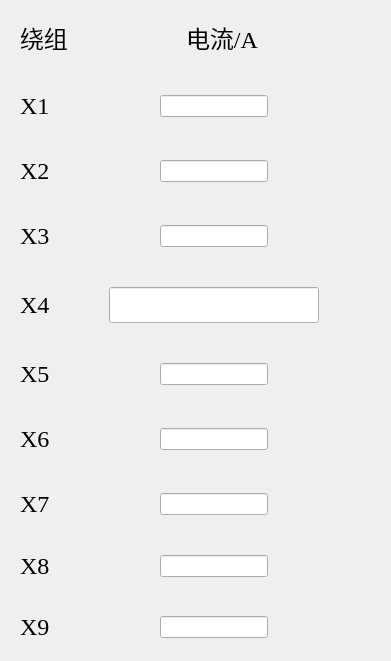
      <widget class="QWidget" name="X_2" native="true">
       <property name="geometry">
        <rect>
         <x>30</x>
         <y>10</y>
         <width>391</width>
         <height>661</height>
        </rect>
       </property>
       <property name="font">
        <font>
         <family>Times New Roman</family>
        </font>
       </property>
       <layout class="QVBoxLayout" name="verticalLayout_10">
        <item>
         <widget class="QWidget" name="X_I_NI_3" native="true">
          <property name="font">
           <font>
            <pointsize>18</pointsize>
           </font>
          </property>
          <layout class="QHBoxLayout" name="horizontalLayout_53">
           <item>
            <widget class="QLabel" name="X_N_3">
             <property name="font">
              <font>
               <pointsize>18</pointsize>
              </font>
             </property>
             <property name="text">
              <string>绕组</string>
             </property>
            </widget>
           </item>
           <item>
            <spacer name="horizontalSpacer_110">
             <property name="orientation">
              <enum>Qt::Horizontal</enum>
             </property>
             <property name="sizeHint" stdset="0">
              <size>
               <width>40</width>
               <height>20</height>
              </size>
             </property>
            </spacer>
           </item>
           <item>
            <widget class="QLabel" name="X_I_3">
             <property name="font">
              <font>
               <family>Times New Roman</family>
               <pointsize>18</pointsize>
              </font>
             </property>
             <property name="text">
              <string>电流/A</string>
             </property>
            </widget>
           </item>
           <item>
            <spacer name="horizontalSpacer_111">
             <property name="orientation">
              <enum>Qt::Horizontal</enum>
             </property>
             <property name="sizeHint" stdset="0">
              <size>
               <width>58</width>
               <height>20</height>
              </size>
             </property>
            </spacer>
           </item>
          </layout>
         </widget>
        </item>
        <item>
         <spacer name="verticalSpacer_46">
          <property name="orientation">
           <enum>Qt::Vertical</enum>
          </property>
          <property name="sizeHint" stdset="0">
           <size>
            <width>20</width>
            <height>13</height>
           </size>
          </property>
         </spacer>
        </item>
        <item>
         <widget class="QWidget" name="X1_3" native="true">
          <layout class="QHBoxLayout" name="horizontalLayout_54">
           <item>
            <widget class="QLabel" name="X1_N_3">
             <property name="font">
              <font>
               <pointsize>18</pointsize>
              </font>
             </property>
             <property name="text">
              <string>X1</string>
             </property>
            </widget>
           </item>
           <item>
            <spacer name="horizontalSpacer_112">
             <property name="orientation">
              <enum>Qt::Horizontal</enum>
             </property>
             <property name="sizeHint" stdset="0">
              <size>
               <width>0</width>
               <height>20</height>
              </size>
             </property>
            </spacer>
           </item>
           <item>
            <widget class="QLineEdit" name="IE_X1_I_2"/>
           </item>
           <item>
            <spacer name="horizontalSpacer_113">
             <property name="orientation">
              <enum>Qt::Horizontal</enum>
             </property>
             <property name="sizeHint" stdset="0">
              <size>
               <width>1</width>
               <height>20</height>
              </size>
             </property>
            </spacer>
           </item>
          </layout>
         </widget>
        </item>
        <item>
         <spacer name="verticalSpacer_47">
          <property name="orientation">
           <enum>Qt::Vertical</enum>
          </property>
          <property name="sizeHint" stdset="0">
           <size>
            <width>20</width>
            <height>13</height>
           </size>
          </property>
         </spacer>
        </item>
        <item>
         <widget class="QWidget" name="X2_3" native="true">
          <layout class="QHBoxLayout" name="horizontalLayout_55">
           <item>
            <widget class="QLabel" name="X2_N_3">
             <property name="font">
              <font>
               <pointsize>18</pointsize>
              </font>
             </property>
             <property name="text">
              <string>X2</string>
             </property>
            </widget>
           </item>
           <item>
            <spacer name="horizontalSpacer_114">
             <property name="orientation">
              <enum>Qt::Horizontal</enum>
             </property>
             <property name="sizeHint" stdset="0">
              <size>
               <width>0</width>
               <height>20</height>
              </size>
             </property>
            </spacer>
           </item>
           <item>
            <widget class="QLineEdit" name="IE_X2_I_2"/>
           </item>
           <item>
            <spacer name="horizontalSpacer_115">
             <property name="orientation">
              <enum>Qt::Horizontal</enum>
             </property>
             <property name="sizeHint" stdset="0">
              <size>
               <width>1</width>
               <height>20</height>
              </size>
             </property>
            </spacer>
           </item>
          </layout>
         </widget>
        </item>
        <item>
         <spacer name="verticalSpacer_48">
          <property name="orientation">
           <enum>Qt::Vertical</enum>
          </property>
          <property name="sizeHint" stdset="0">
           <size>
            <width>20</width>
            <height>13</height>
           </size>
          </property>
         </spacer>
        </item>
        <item>
         <widget class="QWidget" name="X3_3" native="true">
          <layout class="QHBoxLayout" name="horizontalLayout_56">
           <item>
            <widget class="QLabel" name="X3_N_3">
             <property name="font">
              <font>
               <pointsize>18</pointsize>
              </font>
             </property>
             <property name="text">
              <string>X3</string>
             </property>
            </widget>
           </item>
           <item>
            <spacer name="horizontalSpacer_116">
             <property name="orientation">
              <enum>Qt::Horizontal</enum>
             </property>
             <property name="sizeHint" stdset="0">
              <size>
               <width>0</width>
               <height>20</height>
              </size>
             </property>
            </spacer>
           </item>
           <item>
            <widget class="QLineEdit" name="IE_X3_I_2"/>
           </item>
           <item>
            <spacer name="horizontalSpacer_117">
             <property name="orientation">
              <enum>Qt::Horizontal</enum>
             </property>
             <property name="sizeHint" stdset="0">
              <size>
               <width>1</width>
               <height>20</height>
              </size>
             </property>
            </spacer>
           </item>
          </layout>
         </widget>
        </item>
        <item>
         <spacer name="verticalSpacer_49">
          <property name="orientation">
           <enum>Qt::Vertical</enum>
          </property>
          <property name="sizeHint" stdset="0">
           <size>
            <width>20</width>
            <height>13</height>
           </size>
          </property>
         </spacer>
        </item>
        <item>
         <widget class="QWidget" name="X4_3" native="true">
          <property name="font">
           <font>
            <pointsize>18</pointsize>
           </font>
          </property>
          <layout class="QHBoxLayout" name="horizontalLayout_57">
           <item>
            <widget class="QLabel" name="X4_N_3">
             <property name="font">
              <font>
               <pointsize>18</pointsize>
              </font>
             </property>
             <property name="text">
              <string>X4</string>
             </property>
            </widget>
           </item>
           <item>
            <spacer name="horizontalSpacer_118">
             <property name="orientation">
              <enum>Qt::Horizontal</enum>
             </property>
             <property name="sizeHint" stdset="0">
              <size>
               <width>0</width>
               <height>20</height>
              </size>
             </property>
            </spacer>
           </item>
           <item>
            <widget class="QLineEdit" name="IE_X4_I_2"/>
           </item>
           <item>
            <spacer name="horizontalSpacer_119">
             <property name="orientation">
              <enum>Qt::Horizontal</enum>
             </property>
             <property name="sizeHint" stdset="0">
              <size>
               <width>1</width>
               <height>20</height>
              </size>
             </property>
            </spacer>
           </item>
          </layout>
         </widget>
        </item>
        <item>
         <spacer name="verticalSpacer_50">
          <property name="orientation">
           <enum>Qt::Vertical</enum>
          </property>
          <property name="sizeHint" stdset="0">
           <size>
            <width>20</width>
            <height>13</height>
           </size>
          </property>
         </spacer>
        </item>
        <item>
         <widget class="QWidget" name="X5_3" native="true">
          <layout class="QHBoxLayout" name="horizontalLayout_58">
           <item>
            <widget class="QLabel" name="X5_N_3">
             <property name="font">
              <font>
               <pointsize>18</pointsize>
              </font>
             </property>
             <property name="text">
              <string>X5</string>
             </property>
            </widget>
           </item>
           <item>
            <spacer name="horizontalSpacer_120">
             <property name="orientation">
              <enum>Qt::Horizontal</enum>
             </property>
             <property name="sizeHint" stdset="0">
              <size>
               <width>0</width>
               <height>20</height>
              </size>
             </property>
            </spacer>
           </item>
           <item>
            <widget class="QLineEdit" name="IE_X5_I_2"/>
           </item>
           <item>
            <spacer name="horizontalSpacer_121">
             <property name="orientation">
              <enum>Qt::Horizontal</enum>
             </property>
             <property name="sizeHint" stdset="0">
              <size>
               <width>1</width>
               <height>20</height>
              </size>
             </property>
            </spacer>
           </item>
          </layout>
         </widget>
        </item>
        <item>
         <spacer name="verticalSpacer_51">
          <property name="orientation">
           <enum>Qt::Vertical</enum>
          </property>
          <property name="sizeHint" stdset="0">
           <size>
            <width>20</width>
            <height>13</height>
           </size>
          </property>
         </spacer>
        </item>
        <item>
         <widget class="QWidget" name="X6_3" native="true">
          <layout class="QHBoxLayout" name="horizontalLayout_59">
           <item>
            <widget class="QLabel" name="X6_N_3">
             <property name="font">
              <font>
               <pointsize>18</pointsize>
              </font>
             </property>
             <property name="text">
              <string>X6</string>
             </property>
            </widget>
           </item>
           <item>
            <spacer name="horizontalSpacer_122">
             <property name="orientation">
              <enum>Qt::Horizontal</enum>
             </property>
             <property name="sizeHint" stdset="0">
              <size>
               <width>0</width>
               <height>20</height>
              </size>
             </property>
            </spacer>
           </item>
           <item>
            <widget class="QLineEdit" name="IE_X6_I_2"/>
           </item>
           <item>
            <spacer name="horizontalSpacer_123">
             <property name="orientation">
              <enum>Qt::Horizontal</enum>
             </property>
             <property name="sizeHint" stdset="0">
              <size>
               <width>1</width>
               <height>20</height>
              </size>
             </property>
            </spacer>
           </item>
          </layout>
         </widget>
        </item>
        <item>
         <spacer name="verticalSpacer_52">
          <property name="orientation">
           <enum>Qt::Vertical</enum>
          </property>
          <property name="sizeHint" stdset="0">
           <size>
            <width>20</width>
            <height>13</height>
           </size>
          </property>
         </spacer>
        </item>
        <item>
         <widget class="QWidget" name="X7_3" native="true">
          <layout class="QHBoxLayout" name="horizontalLayout_60">
           <item>
            <widget class="QLabel" name="X7_N_3">
             <property name="font">
              <font>
               <pointsize>18</pointsize>
              </font>
             </property>
             <property name="text">
              <string>X7</string>
             </property>
            </widget>
           </item>
           <item>
            <spacer name="horizontalSpacer_124">
             <property name="orientation">
              <enum>Qt::Horizontal</enum>
             </property>
             <property name="sizeHint" stdset="0">
              <size>
               <width>1</width>
               <height>20</height>
              </size>
             </property>
            </spacer>
           </item>
           <item>
            <widget class="QLineEdit" name="IE_X7_I_2"/>
           </item>
           <item>
            <spacer name="horizontalSpacer_125">
             <property name="orientation">
              <enum>Qt::Horizontal</enum>
             </property>
             <property name="sizeHint" stdset="0">
              <size>
               <width>0</width>
               <height>20</height>
              </size>
             </property>
            </spacer>
           </item>
          </layout>
         </widget>
        </item>
        <item>
         <spacer name="verticalSpacer_53">
          <property name="orientation">
           <enum>Qt::Vertical</enum>
          </property>
          <property name="sizeHint" stdset="0">
           <size>
            <width>20</width>
            <height>0</height>
           </size>
          </property>
         </spacer>
        </item>
        <item>
         <widget class="QWidget" name="X8_3" native="true">
          <layout class="QHBoxLayout" name="horizontalLayout_61">
           <item>
            <widget class="QLabel" name="X8_N_5">
             <property name="font">
              <font>
               <pointsize>18</pointsize>
              </font>
             </property>
             <property name="text">
              <string>X8</string>
             </property>
            </widget>
           </item>
           <item>
            <spacer name="horizontalSpacer_126">
             <property name="orientation">
              <enum>Qt::Horizontal</enum>
             </property>
             <property name="sizeHint" stdset="0">
              <size>
               <width>0</width>
               <height>20</height>
              </size>
             </property>
            </spacer>
           </item>
           <item>
            <widget class="QLineEdit" name="IE_X8_I_2"/>
           </item>
           <item>
            <spacer name="horizontalSpacer_127">
             <property name="orientation">
              <enum>Qt::Horizontal</enum>
             </property>
             <property name="sizeHint" stdset="0">
              <size>
               <width>1</width>
               <height>20</height>
              </size>
             </property>
            </spacer>
           </item>
          </layout>
         </widget>
        </item>
        <item>
         <spacer name="verticalSpacer_54">
          <property name="orientation">
           <enum>Qt::Vertical</enum>
          </property>
          <property name="sizeHint" stdset="0">
           <size>
            <width>20</width>
            <height>2</height>
           </size>
          </property>
         </spacer>
        </item>
        <item>
         <widget class="QWidget" name="X9_3" native="true">
          <layout class="QHBoxLayout" name="horizontalLayout_62">
           <item>
            <widget class="QLabel" name="X8_N_6">
             <property name="font">
              <font>
               <pointsize>18</pointsize>
              </font>
             </property>
             <property name="text">
              <string>X9</string>
             </property>
            </widget>
           </item>
           <item>
            <spacer name="horizontalSpacer_128">
             <property name="orientation">
              <enum>Qt::Horizontal</enum>
             </property>
             <property name="sizeHint" stdset="0">
              <size>
               <width>0</width>
               <height>20</height>
              </size>
             </property>
            </spacer>
           </item>
           <item>
            <widget class="QLineEdit" name="IE_X9_I_2"/>
           </item>
           <item>
            <spacer name="horizontalSpacer_129">
             <property name="orientation">
              <enum>Qt::Horizontal</enum>
             </property>
             <property name="sizeHint" stdset="0">
              <size>
               <width>1</width>
               <height>20</height>
              </size>
             </property>
            </spacer>
           </item>
          </layout>
         </widget>
        </item>
       </layout>
      </widget>
